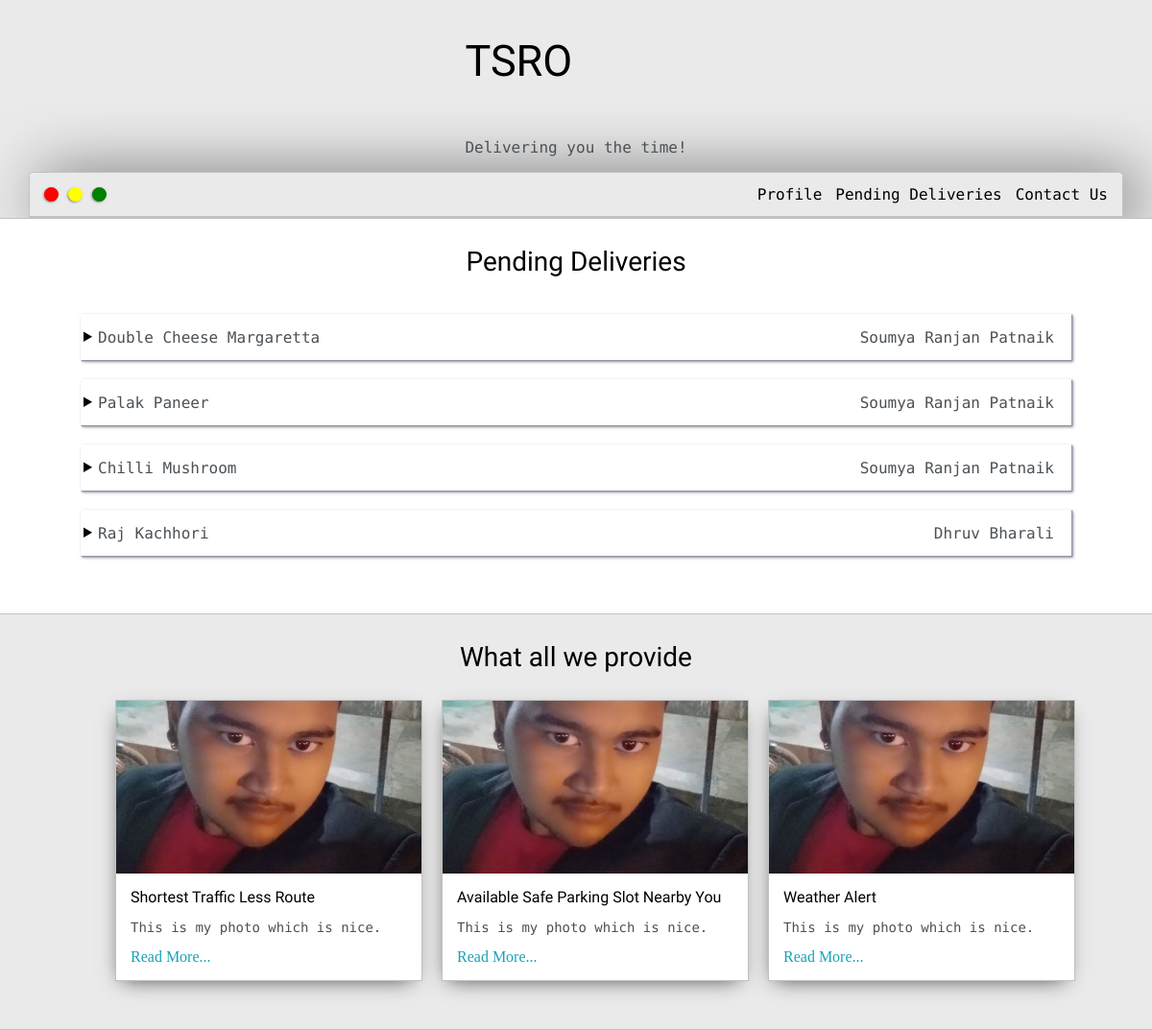
Page /pending on the committed database.
### home/models.py (models this page shows, shortened)
class Order(models.Model):
	assignedTo = models.ForeignKey('home.Worker', on_delete=models.CASCADE, blank=-1, null=False)
	item = models.CharField(max_length=50)
	location = models.CharField(max_length=150)
	orderedBy = models.CharField(max_length=30)

class Worker(models.Model):
	name = models.CharField(max_length=30)
	age = models.IntegerField()
	gender = models.CharField(max_length=10)

### home/views.py (the view)
# urls.py: path('pending',views.pending),
def pending(request):
    if request.method == 'POST':
        pass
    else:
        context = {'orders':Order.objects.all()}
        return render(request,'pending.html',context)

### templates/pending.html (shortened to what this page needs)
{% extends 'index.html' %}
{% load static %}
{% block styles %}
    <link rel="stylesheet" type="text/css" href="{% static 'css/base.css' %}">
    <link id="theme-style" rel="stylesheet" type="text/css" href="">
{% endblock styles %}
{% block content %}
<div class="pending-list">
	<h3 style="text-align: center;">Pending Deliveries</h3>
	{% for order in orders %}
	<details class="order-details">
	<summary style="position: relative; width: 100%">
		<span style="position: absolute; left:15px;">{{order.item}}</span>
		<span style="position: absolute; right: 15px;">{{order.assignedTo.name}}</span>
	</summary>
	</details>
	{% empty %}
	<span>No Pending Deliveries</span>
	{% endfor %}
</div>
{% endblock content %}

### static/css/base.css (style rules this page uses)
:root { --previewBg:rgb(251,249,243,0.8); --mainColor:#eaeaea; --secondaryColor:#fff; --mainText:black; --secondaryText:#4b5156; --borderColor:#c1c1c1; --previewShadow: #f0ead6; --themeDotBorder:#24292e; --btnColor: black; }
html, body { padding:0; margin:0; }
body * { transition: 0.3s; }
h1,h2,h3,h4,h5,h6,strong { font-family: 'Russo One', sans-serif; color: var(--mainText); font-weight: 500; }
p,li,span,label,input,textarea { color: var(--secondaryText); font-family: 'Roboto Mono', monospace; }
.order-details { width: 90%; padding: 15px 3px; box-shadow: 1px 1px 1px rgb(144, 150, 177), 1px 1px 2px rgb(160, 160, 160), 2px 2px 3px rgb(160, 160, 160); cursor: pointer; user-select: none; margin: 10px 0; }
.pending-list { display: flex; flex-direction: column; align-items: center; padding-bottom: 50px; }
h3 { font-size: 28px; }

### rows in the picture
Order: item "Double Cheese Margaretta", assignedTo.name "Soumya Ranjan Patnaik"
Order: item "Palak Paneer", assignedTo.name "Soumya Ranjan Patnaik"
Order: item "Chilli Mushroom", assignedTo.name "Soumya Ranjan Patnaik"
Order: item "Raj Kachhori", assignedTo.name "Dhruv Bharali"
